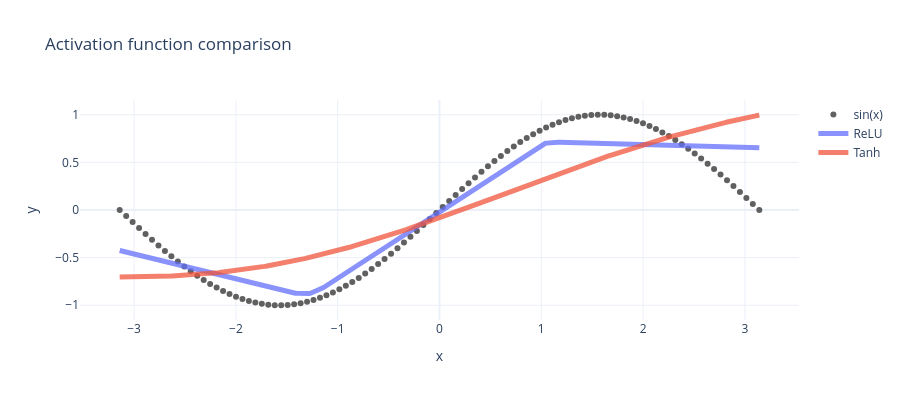

Write notebook code for a chart like this one.
### Code cell
y_pred_tanh = tanh_model(x_eval)

fig = go.Figure()
fig.add_trace(go.Scatter(x=x_sin, y=jnp.sin(x_sin), mode="markers", name="sin(x)", marker=dict(size=6, symbol="circle", color="rgb(96,96,96)")))
fig.add_trace(go.Scatter(x=x_eval[:, 0], y=y_pred[:, 0], mode="lines", name="ReLU", line=dict(width=5, color="#636EFA"), opacity=0.75))
fig.add_trace(go.Scatter(x=x_eval[:, 0], y=y_pred_tanh[:, 0], mode="lines", name="Tanh", line=dict(width=5, color="#EF553B"), opacity=0.75))
fig.update_layout(title="Activation function comparison", xaxis_title="x", yaxis_title="y", height=400, template="plotly_white")
fig.show()

### Figure 1 — Plotly figure (JSON) as saved in the notebook; plotly's stock layout.template omitted (floating-point values rounded to 4 significant figures; data arrays with more than 128 entries replaced by an {"elided": "..."} marker saying what was removed)
{"data": [{"marker": {"color": "rgb(96,96,96)", "size": 6, "symbol": "circle"}, "mode": "markers", "name": "sin(x)", "type": "scatter", "x": [-3.142, -3.078, -3.015, -2.951, -2.888, -2.824, -2.761, -2.697, -2.634, -2.57, -2.507, -2.443, -2.38, -2.317, -2.253, -2.19, -2.126, -2.063, -1.999, -1.936, -1.872, -1.809, -1.745, -1.682, -1.618, -1.555, -1.491, -1.428, -1.365, -1.301, -1.238, -1.174, -1.111, -1.047, -0.9837, -0.9203, -0.8568, -0.7933, -0.7299, -0.6664, -0.6029, -0.5395, -0.476, -0.4125, -0.3491, -0.2856, -0.2221, -0.1587, -0.0952, -0.03173, 0.03173, 0.0952, 0.1587, 0.2221, 0.2856, 0.3491, 0.4125, 0.476, 0.5395, 0.6029, 0.6664, 0.7299, 0.7933, 0.8568, 0.9203, 0.9837, 1.047, 1.111, 1.174, 1.238, 1.301, 1.365, 1.428, 1.491, 1.555, 1.618, 1.682, 1.745, 1.809, 1.872, 1.936, 1.999, 2.063, 2.126, 2.19, 2.253, 2.317, 2.38, 2.443, 2.507, 2.57, 2.634, 2.697, 2.761, 2.824, 2.888, 2.951, 3.015, 3.078, 3.142], "y": [8.742e-08, -0.06342, -0.1266, -0.1893, -0.2511, -0.312, -0.3717, -0.4298, -0.4862, -0.5406, -0.5929, -0.6428, -0.6901, -0.7346, -0.7761, -0.8146, -0.8497, -0.8815, -0.9096, -0.9341, -0.9549, -0.9718, -0.9848, -0.9938, -0.9989, -0.9999, -0.9969, -0.9898, -0.9788, -0.9638, -0.945, -0.9224, -0.896, -0.866, -0.8326, -0.7958, -0.7557, -0.7127, -0.6668, -0.6182, -0.5671, -0.5137, -0.4582, -0.4009, -0.342, -0.2817, -0.2203, -0.158, -0.09506, -0.03173, 0.03173, 0.09506, 0.158, 0.2203, 0.2817, 0.342, 0.4009, 0.4582, 0.5137, 0.5671, 0.6182, 0.6668, 0.7127, 0.7557, 0.7958, 0.8326, 0.866, 0.896, 0.9224, 0.945, 0.9638, 0.9788, 0.9898, 0.9969, 0.9999, 0.9989, 0.9938, 0.9848, 0.9718, 0.9549, 0.9341, 0.9096, 0.8815, 0.8497, 0.8146, 0.7761, 0.7346, 0.6901, 0.6428, 0.5929, 0.5406, 0.4862, 0.4298, 0.3717, 0.312, 0.2511, 0.1893, 0.1266, 0.06342, -8.742e-08]}, {"line": {"color": "#636EFA", "width": 5}, "mode": "lines", "name": "ReLU", "opacity": 0.75, "type": "scatter", "x": {"elided": "500 float values"}, "y": {"elided": "500 float values"}}, {"line": {"color": "#EF553B", "width": 5}, "mode": "lines", "name": "Tanh", "opacity": 0.75, "type": "scatter", "x": {"elided": "500 float values"}, "y": {"elided": "500 float values"}}], "layout": {"height": 400, "title": {"text": "Activation function comparison"}, "xaxis": {"title": {"text": "x"}}, "yaxis": {"title": {"text": "y"}}}}
